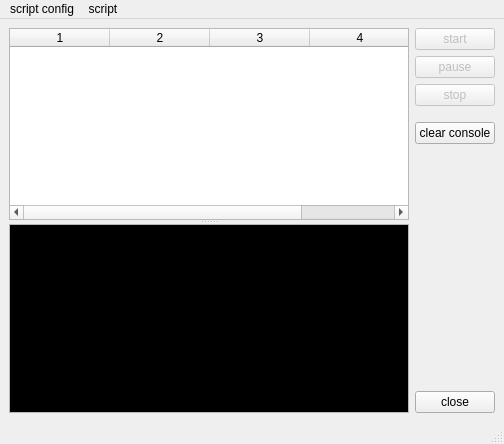
<?xml version="1.0" encoding="UTF-8"?>
<ui version="4.0">
 <class>ScriptWindow</class>
 <widget class="QMainWindow" name="ScriptWindow">
  <property name="geometry">
   <rect>
    <x>0</x>
    <y>0</y>
    <width>504</width>
    <height>444</height>
   </rect>
  </property>
  <property name="windowTitle">
   <string>Scripts</string>
  </property>
  <property name="windowIcon">
   <iconset resource="ScriptCommunicator.qrc">
    <normaloff>:/images/qeasingcurve-incirc.png</normaloff>:/images/qeasingcurve-incirc.png</iconset>
  </property>
  <widget class="QWidget" name="centralwidget">
   <layout class="QHBoxLayout" name="horizontalLayout" stretch="1,0">
    <item>
     <widget class="QSplitter" name="splitter">
      <property name="orientation">
       <enum>Qt::Vertical</enum>
      </property>
      <widget class="DragDropTableWidget" name="tableWidget">
       <property name="sizePolicy">
        <sizepolicy hsizetype="Expanding" vsizetype="Expanding">
         <horstretch>0</horstretch>
         <verstretch>0</verstretch>
        </sizepolicy>
       </property>
       <property name="palette">
        <palette>
         <active>
          <colorrole role="Highlight">
           <brush brushstyle="SolidPattern">
            <color alpha="100">
             <red>10</red>
             <green>36</green>
             <blue>106</blue>
            </color>
           </brush>
          </colorrole>
          <colorrole role="HighlightedText">
           <brush brushstyle="SolidPattern">
            <color alpha="255">
             <red>0</red>
             <green>0</green>
             <blue>0</blue>
            </color>
           </brush>
          </colorrole>
         </active>
         <inactive>
          <colorrole role="Highlight">
           <brush brushstyle="SolidPattern">
            <color alpha="100">
             <red>10</red>
             <green>36</green>
             <blue>106</blue>
            </color>
           </brush>
          </colorrole>
          <colorrole role="HighlightedText">
           <brush brushstyle="SolidPattern">
            <color alpha="255">
             <red>0</red>
             <green>0</green>
             <blue>0</blue>
            </color>
           </brush>
          </colorrole>
         </inactive>
         <disabled>
          <colorrole role="Highlight">
           <brush brushstyle="SolidPattern">
            <color alpha="255">
             <red>10</red>
             <green>36</green>
             <blue>106</blue>
            </color>
           </brush>
          </colorrole>
          <colorrole role="HighlightedText">
           <brush brushstyle="SolidPattern">
            <color alpha="255">
             <red>0</red>
             <green>0</green>
             <blue>0</blue>
            </color>
           </brush>
          </colorrole>
         </disabled>
        </palette>
       </property>
       <property name="acceptDrops">
        <bool>true</bool>
       </property>
       <property name="dragEnabled">
        <bool>false</bool>
       </property>
       <property name="dragDropOverwriteMode">
        <bool>false</bool>
       </property>
       <property name="dragDropMode">
        <enum>QAbstractItemView::DropOnly</enum>
       </property>
       <property name="defaultDropAction">
        <enum>Qt::LinkAction</enum>
       </property>
       <property name="selectionMode">
        <enum>QAbstractItemView::SingleSelection</enum>
       </property>
       <property name="selectionBehavior">
        <enum>QAbstractItemView::SelectRows</enum>
       </property>
       <property name="textElideMode">
        <enum>Qt::ElideLeft</enum>
       </property>
       <property name="columnCount">
        <number>4</number>
       </property>
       <attribute name="verticalHeaderVisible">
        <bool>true</bool>
       </attribute>
       <column/>
       <column/>
       <column/>
       <column/>
      </widget>
      <widget class="QTextEdit" name="scriptConsole">
       <property name="sizePolicy">
        <sizepolicy hsizetype="Expanding" vsizetype="Expanding">
         <horstretch>0</horstretch>
         <verstretch>1</verstretch>
        </sizepolicy>
       </property>
       <property name="palette">
        <palette>
         <active>
          <colorrole role="WindowText">
           <brush brushstyle="SolidPattern">
            <color alpha="255">
             <red>0</red>
             <green>0</green>
             <blue>0</blue>
            </color>
           </brush>
          </colorrole>
          <colorrole role="Text">
           <brush brushstyle="SolidPattern">
            <color alpha="255">
             <red>0</red>
             <green>255</green>
             <blue>0</blue>
            </color>
           </brush>
          </colorrole>
          <colorrole role="Base">
           <brush brushstyle="SolidPattern">
            <color alpha="255">
             <red>0</red>
             <green>0</green>
             <blue>0</blue>
            </color>
           </brush>
          </colorrole>
         </active>
         <inactive>
          <colorrole role="WindowText">
           <brush brushstyle="SolidPattern">
            <color alpha="255">
             <red>0</red>
             <green>0</green>
             <blue>0</blue>
            </color>
           </brush>
          </colorrole>
          <colorrole role="Text">
           <brush brushstyle="SolidPattern">
            <color alpha="255">
             <red>0</red>
             <green>255</green>
             <blue>0</blue>
            </color>
           </brush>
          </colorrole>
          <colorrole role="Base">
           <brush brushstyle="SolidPattern">
            <color alpha="255">
             <red>0</red>
             <green>0</green>
             <blue>0</blue>
            </color>
           </brush>
          </colorrole>
         </inactive>
         <disabled>
          <colorrole role="WindowText">
           <brush brushstyle="SolidPattern">
            <color alpha="255">
             <red>120</red>
             <green>120</green>
             <blue>120</blue>
            </color>
           </brush>
          </colorrole>
          <colorrole role="Text">
           <brush brushstyle="SolidPattern">
            <color alpha="255">
             <red>120</red>
             <green>120</green>
             <blue>120</blue>
            </color>
           </brush>
          </colorrole>
          <colorrole role="Base">
           <brush brushstyle="SolidPattern">
            <color alpha="255">
             <red>240</red>
             <green>240</green>
             <blue>240</blue>
            </color>
           </brush>
          </colorrole>
         </disabled>
        </palette>
       </property>
       <property name="readOnly">
        <bool>true</bool>
       </property>
      </widget>
     </widget>
    </item>
    <item>
     <layout class="QVBoxLayout" name="verticalLayout">
      <item>
       <widget class="QPushButton" name="startPushButton">
        <property name="enabled">
         <bool>false</bool>
        </property>
        <property name="text">
         <string>start</string>
        </property>
       </widget>
      </item>
      <item>
       <widget class="QPushButton" name="pausePushButton">
        <property name="enabled">
         <bool>false</bool>
        </property>
        <property name="text">
         <string>pause</string>
        </property>
       </widget>
      </item>
      <item>
       <widget class="QPushButton" name="stopPushButton">
        <property name="enabled">
         <bool>false</bool>
        </property>
        <property name="text">
         <string>stop</string>
        </property>
        <property name="checkable">
         <bool>false</bool>
        </property>
       </widget>
      </item>
      <item>
       <spacer name="verticalSpacer">
        <property name="orientation">
         <enum>Qt::Vertical</enum>
        </property>
        <property name="sizeType">
         <enum>QSizePolicy::Fixed</enum>
        </property>
        <property name="sizeHint" stdset="0">
         <size>
          <width>10</width>
          <height>10</height>
         </size>
        </property>
       </spacer>
      </item>
      <item>
       <widget class="QPushButton" name="clearConsolePushButton">
        <property name="text">
         <string>clear console</string>
        </property>
       </widget>
      </item>
      <item>
       <spacer name="verticalSpacer_3">
        <property name="orientation">
         <enum>Qt::Vertical</enum>
        </property>
        <property name="sizeType">
         <enum>QSizePolicy::Fixed</enum>
        </property>
        <property name="sizeHint" stdset="0">
         <size>
          <width>10</width>
          <height>10</height>
         </size>
        </property>
       </spacer>
      </item>
      <item>
       <spacer name="verticalSpacer_2">
        <property name="orientation">
         <enum>Qt::Vertical</enum>
        </property>
        <property name="sizeHint" stdset="0">
         <size>
          <width>20</width>
          <height>40</height>
         </size>
        </property>
       </spacer>
      </item>
      <item>
       <widget class="QPushButton" name="closePushButton">
        <property name="text">
         <string>close</string>
        </property>
       </widget>
      </item>
     </layout>
    </item>
   </layout>
  </widget>
  <widget class="QMenuBar" name="menubar">
   <property name="geometry">
    <rect>
     <x>0</x>
     <y>0</y>
     <width>504</width>
     <height>21</height>
    </rect>
   </property>
   <widget class="QMenu" name="menuScript">
    <property name="title">
     <string>script config</string>
    </property>
    <addaction name="actionLoadConfig"/>
    <addaction name="actionUnloadConfig"/>
    <addaction name="actionSaveConfig"/>
    <addaction name="actionSaveConfigAs"/>
   </widget>
   <widget class="QMenu" name="menuScript_2">
    <property name="title">
     <string>script</string>
    </property>
    <addaction name="actionAddScript"/>
    <addaction name="actionCreateScript"/>
    <addaction name="actionEditScript"/>
    <addaction name="actionEditUi"/>
    <addaction name="separator"/>
    <addaction name="actionRemoveScripts"/>
    <addaction name="actionRemoveUi"/>
    <addaction name="separator"/>
    <addaction name="actionMoveUp"/>
    <addaction name="actionMoveDown"/>
    <addaction name="separator"/>
    <addaction name="actionEditAllWorkerScripts"/>
    <addaction name="actionCreateSceFile"/>
   </widget>
   <addaction name="menuScript"/>
   <addaction name="menuScript_2"/>
  </widget>
  <widget class="QStatusBar" name="statusbar"/>
  <action name="actionAddScript">
   <property name="text">
    <string>add worker script</string>
   </property>
   <property name="shortcut">
    <string>Ctrl+A</string>
   </property>
  </action>
  <action name="actionRemoveScripts">
   <property name="enabled">
    <bool>false</bool>
   </property>
   <property name="text">
    <string>remove worker script</string>
   </property>
   <property name="shortcut">
    <string>Ctrl+R</string>
   </property>
  </action>
  <action name="actionLoadConfig">
   <property name="text">
    <string>load config</string>
   </property>
   <property name="shortcut">
    <string>Ctrl+L</string>
   </property>
  </action>
  <action name="actionSaveConfig">
   <property name="text">
    <string>save config</string>
   </property>
   <property name="shortcut">
    <string>Ctrl+S</string>
   </property>
  </action>
  <action name="actionSaveConfigAs">
   <property name="text">
    <string>save config as</string>
   </property>
   <property name="shortcut">
    <string>Ctrl+Shift+S</string>
   </property>
  </action>
  <action name="actionUnloadConfig">
   <property name="text">
    <string>unload config</string>
   </property>
   <property name="shortcut">
    <string>Ctrl+U</string>
   </property>
  </action>
  <action name="actionEditScript">
   <property name="enabled">
    <bool>false</bool>
   </property>
   <property name="text">
    <string>edit worker script</string>
   </property>
   <property name="shortcut">
    <string>Ctrl+E</string>
   </property>
  </action>
  <action name="actionEditUi">
   <property name="enabled">
    <bool>false</bool>
   </property>
   <property name="text">
    <string>edit user interface</string>
   </property>
   <property name="shortcut">
    <string>Ctrl+Shift+E</string>
   </property>
  </action>
  <action name="actionRemoveUi">
   <property name="enabled">
    <bool>false</bool>
   </property>
   <property name="text">
    <string>remove user interface</string>
   </property>
   <property name="shortcut">
    <string>Ctrl+Shift+R</string>
   </property>
  </action>
  <action name="actionRemoveScript">
   <property name="text">
    <string>remove script</string>
   </property>
  </action>
  <action name="actionCreateScript">
   <property name="text">
    <string>create worker script</string>
   </property>
   <property name="shortcut">
    <string>Ctrl+C</string>
   </property>
  </action>
  <action name="actionMoveUp">
   <property name="enabled">
    <bool>false</bool>
   </property>
   <property name="text">
    <string>move up</string>
   </property>
   <property name="toolTip">
    <string>move script-table entry up</string>
   </property>
   <property name="shortcut">
    <string>Ctrl+Up</string>
   </property>
  </action>
  <action name="actionMoveDown">
   <property name="enabled">
    <bool>false</bool>
   </property>
   <property name="text">
    <string>move down</string>
   </property>
   <property name="toolTip">
    <string>move scipt-table entry down</string>
   </property>
   <property name="shortcut">
    <string>Ctrl+Down</string>
   </property>
  </action>
  <action name="actionEditAllWorkerScripts">
   <property name="text">
    <string>edit all worker scripts</string>
   </property>
   <property name="toolTip">
    <string>edit all worker scripts</string>
   </property>
   <property name="shortcut">
    <string>Ctrl+Shift+A</string>
   </property>
  </action>
  <action name="actionCreateSceFile">
   <property name="text">
    <string>create sce file</string>
   </property>
   <property name="toolTip">
    <string>create executable file</string>
   </property>
  </action>
 </widget>
 <customwidgets>
  <customwidget>
   <class>DragDropTableWidget</class>
   <extends>QTableWidget</extends>
   <header location="global">scriptwindow.h</header>
  </customwidget>
 </customwidgets>
 <resources>
  <include location="ScriptCommunicator.qrc"/>
 </resources>
 <connections/>
</ui>
